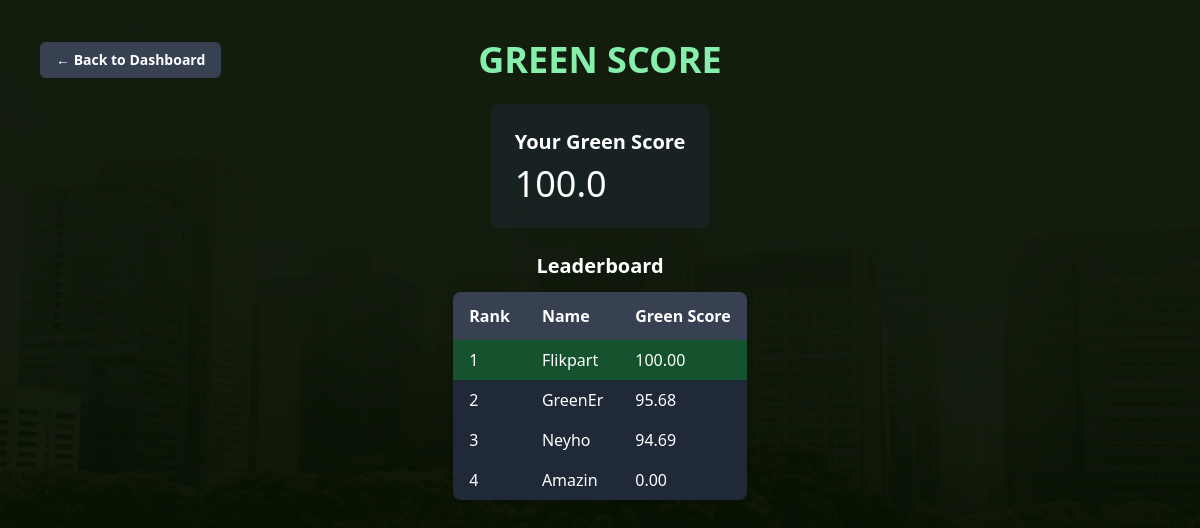
/greenscore (signed in), run on the app's committed database.
### app.py (models this page shows, shortened)
class User(db.Model, UserMixin):
    id = db.Column(db.Integer, primary_key=True)
    name = db.Column(db.String(35), unique=True, nullable=False)
    email = db.Column(db.String(35), unique=True, nullable=False)
    password = db.Column(db.String(200), nullable=False)
    total_emission = db.Column(db.Float, default=0.0)
    green_score = db.Column(db.Float, nullable=False, default=100.0)
    total_offset = db.Column(db.Float, default=0.0)
    net_emission = db.Column(db.Float, default=0.0)
    badges = db.Column(db.String(200), default="")

### app.py (the view)
@app.route('/greenscore')
@login_required
def green_score():
    current_user.net_emission = max(0, current_user.total_emission - current_user.total_offset)
    current_user.green_score = max(0, 100 - ((current_user.net_emission)*0.0000005))
    db.session.commit()
    leaderboard = User.query.order_by(User.green_score.desc()).limit(10).all()
    return render_template('greenscore.html',
                           total_emissions=current_user.total_emission,
                           total_offset=current_user.total_offset,
                           net_emissions=current_user.net_emission,
                           green_score=current_user.green_score,
                           leaderboard=leaderboard,
                           enumerate=enumerate)

### app.py (called while the page is built)
@login_manager.user_loader
def load_user(user_id):
    return User.query.get(int(user_id))

### templates/greenscore.html (shortened to what this page needs)
<!DOCTYPE html>
<html lang="en">
<head>
    <script src="https://cdn.tailwindcss.com"></script>
</head>
<body class="bg-[url('/static/bg2.png')] bg-cover bg-center min-h-screen text-white flex flex-col items-center p-10 min-h-screen">
    <div class="w-full max-w-5xl flex items-center mb-6">
        <a href="/dashboard" class="bg-gray-700 text-white font-bold px-4 py-2 rounded-md hover:bg-gray-900 transition text-sm absolute left-0 ml-10">
            ← Back to Dashboard
        </a>
        <h1 class="text-4xl font-bold text-green-300 uppercase mx-auto">Green Score</h1>
    </div>
        <div class="bg-gray-800 bg-opacity-50 rounded-lg p-6 mb-6">
            <h2 class="text-xl font-semibold">Your Green Score</h2>
            <p class="text-4xl mt-2">{{ green_score|round(2) }}</p>
        </div>
        <h2 class="text-xl font-semibold mb-3">Leaderboard</h2>
        <div class="overflow-hidden rounded-lg shadow-md">
            <table class="w-full border-collapse bg-gray-800 bg-opacity-50 rounded-lg">
                <thead>
                    <tr class="bg-gray-700">
                        <th class="py-3 px-4 text-left">Rank</th>
                        <th class="py-3 px-4 text-left">Name</th>
                        <th class="py-3 px-4 text-left">Green Score</th>
                    </tr>
                </thead>
                <tbody>
                    {% for rank, user in enumerate(leaderboard, start=1) %}
                    <tr class="{% if user.id == current_user.id %} bg-green-900 {% else %} bg-gray-800 {% endif %}">
                        <td class="py-2 px-4">{{ rank }}</td>
                        <td class="py-2 px-4">{{ user.name }}</td>
                        <td class="py-2 px-4">{{ "%.2f" % user.green_score }}</td>
                    </tr>
                    {% endfor %}
                </tbody>
            </table>
        </div>
</body>
</html>

### data on the page
User: green_score "100.0", rank "1", name "Flikpart", green_score "100.00"
User: rank "2", name "GreenEr", green_score "95.68"
User: rank "3", name "Neyho", green_score "94.69"
User: rank "4", name "Amazin", green_score "0.00"
